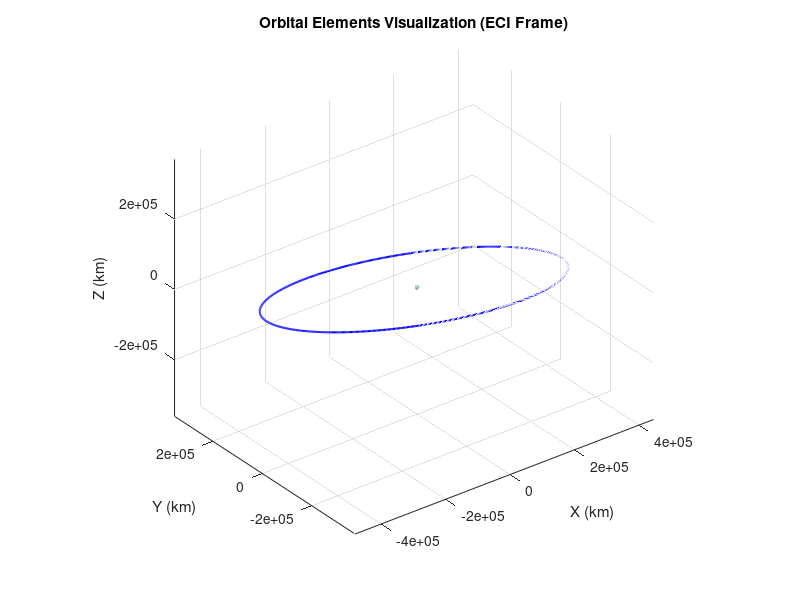

This chart was generated by the following MATLAB code:
clc;
clear;
close all;

%% ===============================
% Moon Orbital Elements (about Earth)
% ===============================

a = 384400;               % km
e = 0.0549;
i = deg2rad(18.3);        % inclination (equatorial frame)
Omega = deg2rad(10.08);  % RAAN
omega = deg2rad(318.15);  % argument of perigee
theta = deg2rad(135);     % chosen true anomaly

mu = 398600;              % Earth gravitational parameter (km^3/s^2)

% %% ===============================
% % Earth Orbital Elements (around Sun)
% % ===============================
% 
% a = 149597870;            % km (1 AU)
% e = 0.0167;
% i = deg2rad(0.00005);     % nearly zero inclination
% Omega = deg2rad(-11.26064);
% omega = deg2rad(102.94719);
% theta = deg2rad(100);     % chosen example true anomaly
% 
% mu = 1.32712440018e11;    % Sun gravitational parameter (km^3/s^2)

% % ===============================
% ISS Orbital Elements (around Earth)
% ===============================
% 
% a = 6780;                 % km  (~400 km altitude)
% e = 0.0006;               % nearly circular
% i = deg2rad(51.64);       % ISS inclination
% Omega = deg2rad(0);       % choose reference
% omega = deg2rad(0);       % undefined for circular orbit
% theta = deg2rad(45);      % chosen position
% 
% mu = 398600;              % Earth gravitational parameter (km^3/s^2)

% Compute angular momentum
h = sqrt(mu * a * (1 - e^2));

%% ===============================
% Step 1: Position in Perifocal Frame (PQW)
% ===============================

r_pf = (h^2/mu) * (1/(1 + e*cos(theta))) * ...
       [cos(theta);
        sin(theta);
        0];

%% ===============================
% Step 2: Velocity in Perifocal Frame
% ===============================

v_pf = (mu/h) * ...
       [-sin(theta);
        e + cos(theta);
        0];

%% ===============================
% Step 3: Rotation Matrix PQW → ECI
% ===============================

R3_Omega = [ cos(Omega)  sin(Omega) 0;
            -sin(Omega)  cos(Omega) 0;
             0           0          1];

R1_i = [1 0 0;
        0 cos(i) sin(i);
        0 -sin(i) cos(i)];

R3_omega = [ cos(omega)  sin(omega) 0;
            -sin(omega)  cos(omega) 0;
             0           0          1];

Q_pqw_to_eci = R3_Omega * R1_i * R3_omega;

%% ===============================
% Step 4: Convert to ECI
% ===============================

r_eci = Q_pqw_to_eci * r_pf;
v_eci = Q_pqw_to_eci * v_pf;

% disp('Moon Position Vector in ECI (km):')
% disp(r_eci)
% 
% disp('Moon Velocity Vector in ECI (km/s):')
% disp(v_eci)~

%% ===============================
% Step 5: Generate Full Orbit
% ===============================

theta_vals = linspace(0, 2*pi, 800);
r_pf_all = zeros(3,length(theta_vals));

for k = 1:length(theta_vals)

    theta_k = theta_vals(k);
    r_scalar = (h^2/mu) * (1/(1 + e*cos(theta_k)));

    r_pf_all(:,k) = r_scalar * [cos(theta_k);
                                sin(theta_k);
                                0];
end

r_eci_all = Q_pqw_to_eci * r_pf_all;

%% ===============================
% Step 6: 3D Visualization
% ===============================

figure
hold on
grid on
axis equal

% Plot Moon orbit
plot3(r_eci_all(1,:), r_eci_all(2,:), r_eci_all(3,:), ...
      'b','LineWidth',1.5)

% Plot Earth
Re = 6378;  % km
[X,Y,Z] = sphere(50);
surf(Re*X, Re*Y, Re*Z, ...
     'FaceAlpha',0.3, ...
     'EdgeColor','none')

% % Plot current Moon position
% quiver3(0,0,0, r_eci(1), r_eci(2), r_eci(3), ...
%         'r','LineWidth',2)

xlabel('X (km)')
ylabel('Y (km)')
zlabel('Z (km)')
title('Orbital Elements Visualization (ECI Frame)')

view(3)

# figure_handle = figure();
# set(figure_handle, 'units', 'normalized', 'outerposition', [0 0 1 1]);
